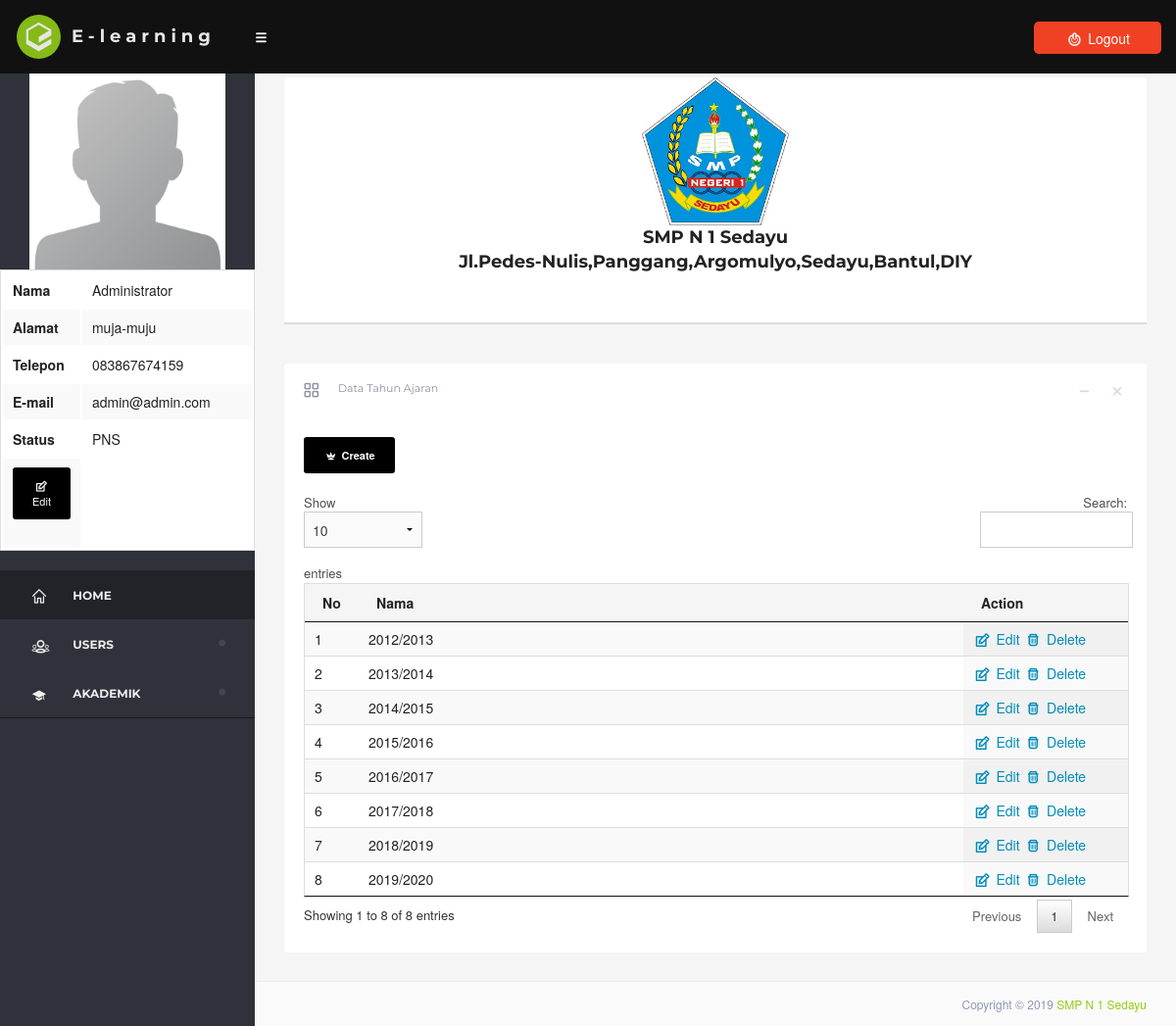
Screenshot of /dashboard/?akademik=tahun (signed in) with the database file from the repository.
### tables this page shows
CREATE TABLE `users` (
  `users_id` int(11) NOT NULL AUTO_INCREMENT,
  `users_noinduk` int(20) DEFAULT NULL,
  `users_nama` varchar(25) DEFAULT NULL,
  `users_username` varchar(25) DEFAULT NULL,
  `users_password` varchar(25) DEFAULT NULL,
  `users_level` varchar(5) DEFAULT NULL,
  `users_telp` varchar(13) DEFAULT NULL,
  `users_alamat` text,
  `users_email` varchar(30) DEFAULT NULL,
  `users_status` varchar(6) DEFAULT NULL,
  `users_foto` varchar(100) NOT NULL,
  `kelas_id` int(11) DEFAULT NULL,
  PRIMARY KEY (`users_id`),
  KEY `kelas_id` (`kelas_id`)
);

CREATE TABLE `tahun` (
  `tahun_id` int(4) NOT NULL AUTO_INCREMENT,
  `tahun_nama` varchar(9) DEFAULT NULL,
  PRIMARY KEY (`tahun_id`)
);

### dashboard/model/tahun.php (the view, shortened to what this page needs)
<div class="large-12 columns">
    <div class="box">
        <div class="box-header bg-transparent">
            <div class="pull-right box-tools">
                <span class="box-btn" data-widget="collapse"><i class="icon-minus"></i>
                </span>
                <span class="box-btn" data-widget="remove"><i class="icon-cross"></i>
                </span>
            </div>
            <h3 class="box-title"><i class="fontello-th-large-outline"></i>
                <span>Data Tahun Ajaran</span>
            </h3>
        </div>
        <div class="box-body " style="display: block;">
            <a href="?akademik=tahun-create" class="tiny radius button bg-black-solid"><b><span class="fontello-minefield"></span> Create</b></a>
            <table id="example" class="display" style="width:100%">
                <thead>
                    <tr>
                        <th width="3%">No</th>
                        <th>Nama</th>
                        <th></th>
                        <th width="20%">Action</th>
                    </tr>
                </thead>
                <tbody>
                <?php
                    if (isset($_GET['akademik'])) {
                        if ($_GET['akademik'] == 'tahun') {
                            $no         =   1;
                            $tahun      =   mysql_query("SELECT * FROM tahun ORDER BY tahun_nama ASC");
                            while ($row=mysql_fetch_array($tahun)) {
                ?>
                    <tr>
                        <td><?php echo $no; ?></td>
                        <td>
                            <?php
                                echo $row['tahun_nama'];
                            ?>
                        </td>
                        <td></td>
                        <td>
                            <a href="?tahun-edit=<?php echo $row['tahun_id']; ?>"><span class="fontello-edit"></span> Edit</a>
                            <a href="?tahun-delete=<?php echo $row['tahun_id']; ?>" onclick="return confirm ('Apakah anda yakin ingin menghapus?')"><span class="fontello-trash"></span> Delete</a>
                        </td>
                    </tr>
                <?php
                            $no++;
                            }
                        }
                    }
                ?>
                </tbody>
            </table>
        </div>
    </div>
</div>

### dashboard/layout/header.php (shortened to what this page needs)
<!doctype html>
<html class="no-js" lang="en">
<head>
    <link rel="stylesheet" href="assets/css/foundation.css" />
    <link rel="stylesheet" href="assets/css/dashboard.css">
    <link rel="stylesheet" href="assets/css/style.css">
    <link rel="stylesheet" href="assets/css/dripicon.css">
    <link rel="stylesheet" href="assets/css/typicons.css" />
    <link rel="stylesheet" href="assets/css/font-awesome.css" />
    <link rel="stylesheet" href="assets/css/theme.css">
    <link href="assets/js/validate/validate.css" rel="stylesheet">
    <link href="assets/js/idealform/css/jquery.idealforms.css" rel="stylesheet">
    <link rel="stylesheet" type="text/css" href="assets/js/date-dropdown/jquery.datetimepicker.css" />
    <link href="assets/js/pace/themes/orange/pace-theme-flash.css" rel="stylesheet" />
    <link rel="stylesheet" href="assets/js/slicknav/slicknav.css" />
    <link rel="stylesheet" href="assets/js/dropZone/downloads/css/dropzone.css" />
    <link href="assets/css/table.css" rel="stylesheet" type="text/css" />
</head>
<body>
    <div class="off-canvas-wrap" data-offcanvas>
            <div id="skin-select">
                <a id="toggle">
                    <span class="fa icon-menu"></span>
                </a>
                <div class="skin-part">
                    <div id="tree-wrap">
                        <div class="profile">
                            <img alt="" class="" src="img/logo.png">
                            <h3><a href="index.php" style="color:#ffffff;"><b>E-learning</b></a></h3>
                        </div>
		 <?php
                $v_user = $_SESSION['id'];
                            $user      =   mysql_query("SELECT * FROM users WHERE users_id = '".$v_user."' ");
                            $row=mysql_fetch_array($user);
                ?>
                        <div class="side-bar">
                            <ul id="menu-showhide" class="topnav slicknav">
							 <?php
                                echo  "<center><img src='img/$row[users_foto]' width='200' height='100'></center>";
                            ?>
							  <table  class="" style="width:100%">
                    <tr>
                        <th width="30%">Nama</th>
                        <td>
                            <?php
                                echo $row['users_nama'];
                            ?>
                        </td>
                    </tr>
                    <tr>
                       <th>Alamat</th>
                    <td>
                            <?php
                                echo $row['users_alamat'];
                            ?>
                        </td>
                     </tr>
                     <tr>
                    <th>Telepon</th>
                    <td>
                            <?php
                                echo $row['users_telp'];
                            ?>
                        </td>
                    </tr>
                <tr>
                    <th>E-mail</th>
                    <td>
                            <?php
                                echo $row['users_email'];
                            ?>
                        </td>
                      </tr>
                      <TR>
                      <th>Status</th>
                        <td>
                            <?php
                                echo $row['users_status'];
                            ?>
                        </td>
                    <tr>
                       <td>
                            <a href="?guru-edit=<?php echo $row['users_id']; ?>"><span class="tiny radius fontello-edit button bg-black-solid" >Edit</span> </a>
                       </td>
                    </tr>
                </div>
                                <li>
                                        <a id="menu-select" class="tooltip-tip" href="../index.php" title="Dashboard">
                                            <i class="icon-home"></i>
                                            <span>Home</span>
                                        </a>
                                    </li>
                                    <?php
                                        if (isset($_SESSION['level'])) {
                                            if ($_SESSION['level'] == 'admin') {
                                    ?>
                                    <li>
                                        <a class="tooltip-tip" href="#">
                                            <i class="fontello-users-outline"></i>
                                            <span>Users</span>
                                        </a>
                                    </li>
                                    <li>
                                        <a class="tooltip-tip" href="#">
                                            <i class="fontello-college"></i>
                                            <span>Akademik</span>
                                        </a>
                                    </li>
                                    <?php
                                            }
                                        }
                                    ?>
                        </div>
                        <ul class="bottom-list-menu">
                        </ul>
                    </div>
                </div>
            </div>

### dashboard/assets/css/theme.css (style rules this page uses)
body { font-family: "HelveticaNeue-Light", "Helvetica Neue Light", "Helvetica Neue", Helvetica, Arial, "Lucida Grande", sans-serif !important; background: #2f323a; padding: 0; font-size: 13px !important; color: #888 !important; }
h1, h2, h3, h4, h5, h6 { font-family: "Montserrat", sans-serif !important; font-weight: bold; }
ul, ol, dl { font-size: 13px; }
.radius { border-radius: 3px !important; }
.bg-black-solid { background: #000000 !important; }
.bg-transparent { background: transparent !important; }
.pull-right { float: right; }
.pull-right > *:before { content: "" !important; }
.profile { background: #111; width: 100%; position: relative; top: -13px; left: 0; height: 75px; font-size: 13px; margin: 0; padding: 0; z-index: 99; }
.profile img { width: 55px; height: 55px; float: left; opacity: 0.9; position: relative; top: 10px; margin-left: 13px; background: #92cd18; border-radius: 50%; padding: 7px; }
.profile h3 { color: white; opacity: 0.9; position: relative; top: 25px; letter-spacing: 5px; font-weight: normal; font-size: 18px; left: 15px; }
#skin-select h3, #skin-select h4 { font-family: "Montserrat", sans-serif; }
#skin-select { position: absolute; top: 10px; width: 250px; left: 0; z-index: 1000; background: #2f323a; }
#skin-select #toggle { background: #111; color: white; cursor: pointer; display: block; height: 30px; line-height: 30px; position: absolute; right: -25px; text-align: left; top: 14px; width: 25px; font-size: 13px; z-index: 999; font-style: normal; text-decoration: none; font-weight: normal; border-radius: 0 4px 4px 0; }
#skin-select li span { left: 1px; font-weight: 700 !important; position: relative; font-family: "Montserrat", sans-serif; font-size: 12px; }
#skin-select li i { font-size: 15px; left: -5px; position: relative; width: 30px; top: 3px !important; display: inline-block; height: 30px; text-align: center; padding: 8px 0 0; border-radius: 100%; }
.skin-part { padding: 0; position: relative; top: 0; }
.skin-part h3 { text-shadow: none; margin-bottom: 10px; }
#menu-showhide { margin: -10px 0 0; position: relative; z-index: 0; }
#menu-select { background: rgba(0, 0, 0, 0.3); padding: 0 0 0 40px; position: relative; }
#menu-select:before { content: ""; width: 3px; position: absolute; left: 0; top: 0; height: 100%; }
.topnav { padding: 40px 28px 25px 0; }
ul.topnav { margin: 0; font-size: 14px; line-height: 0.5em !important; list-style: none !important; padding: 0; box-shadow: 0 1px 0 rgba(0, 0, 0, 0.2); }
ul.topnav li a { color: #eee !important; font-weight: bold; display: block; font-size: 12px; height: 50px; line-height: 32px; list-style: none outside none; padding: 0 10px 0 40px; text-decoration: none; text-transform: uppercase; transition: all 0.2s ease 0s; }
.bottom-list-menu { margin: 0; border-top: 1px solid #222; padding: 20px 0 0 20px; }
.box { position: relative; margin: 20px 0; width: 100%; background: #fff; border-radius: 4px; }
.box .box-header { position: relative; -webkit-border-top-left-radius: 3px; -webkit-border-top-right-radius: 3px; -webkit-border-bottom-right-radius: 0; -webkit-border-bottom-left-radius: 0; -moz-border-radius-topleft: 3px; -moz-border-radius-topright: 3px; -moz-border-radius-bottomright: 0; -moz-border-radius-bottomleft: 0; border-top-left-radius: 3px; border-top-right-radius: 3px; border-bottom-right-radius: 0; border-bottom-left-radius: 0; border-bottom: 0px double #B7C1D3; color: #444; padding-bottom: 0px; background: #fff; }
.box .box-header:before { display: table; content: " "; }
.box .box-header:after { display: table; content: " "; clear: both; }
.box .box-header .box-title { display: inline-block; padding: 10px 0px 10px 0; margin: 0 0 0 5px; font-size: 14px; float: left; cursor: default; font-weight: bold; color: #8c92a3; }
.box .box-header .box-title i { height: 35px; width: 35px; display: block; text-align: center; line-height: 35px; color: #8c92a3; cursor: pointer; margin: 0 5px; position: relative; padding: 0; border-radius: 50%; float: left; }
.box .box-header .box-title span { top: 5px; position: relative; left: 5px; color: #8c92a3; font-family: "Montserrat", sans-serif; font-size: 11px; font-weight: lighter; }
.box .box-header > .box-tools { padding: 15px 15px 5px 5px; }
.box-tools span { width: 30px; height: 20px; display: inline-block; line-height: 28px; text-align: center; border-radius: 50%; color: #D5DAE6; cursor: pointer; }
.box .box-body { padding: 20px; color: #8c92a3; }

### rows the page displays
users: users_foto (picture), users_nama "Administrator", users_alamat "muja-muju", users_telp "083867674159", users_email "admin@admin.com", users_status "PNS"
tahun: tahun_nama "2012/2013"
tahun: tahun_nama "2013/2014"
tahun: tahun_nama "2014/2015"
tahun: tahun_nama "2015/2016"
tahun: tahun_nama "2016/2017"
tahun: tahun_nama "2017/2018"
tahun: tahun_nama "2018/2019"
tahun: tahun_nama "2019/2020"
